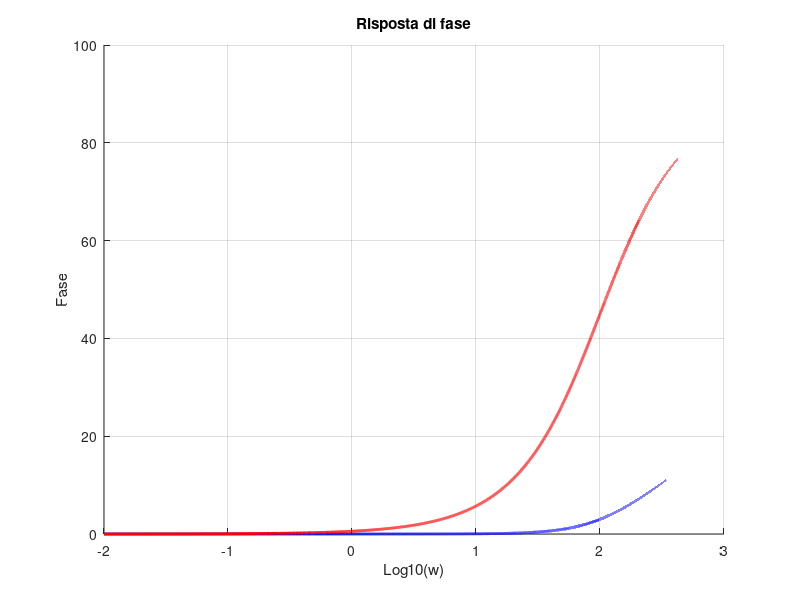

Reproduce this figure in MATLAB.

w = 0.01:0.01:10^3;
tau = 0.01;


G = abs(1+w*tau*i);

GdB = 20*log10(G);
PH = 360/(2*pi)*angle(1+w*tau*i);

h = figure(1);
title('Risposta in ampiezza o guadagno');
xlabel('Log10(w)');
ylabel('dB');
hold on;
grid on;

plot(log10(w), GdB, 'b','linewidth',2);

title('Risposta di fase');
xlabel('Log10(w)');
ylabel('Fase');
hold on;
grid on;

plot(log10(w), PH, 'r','linewidth',2);